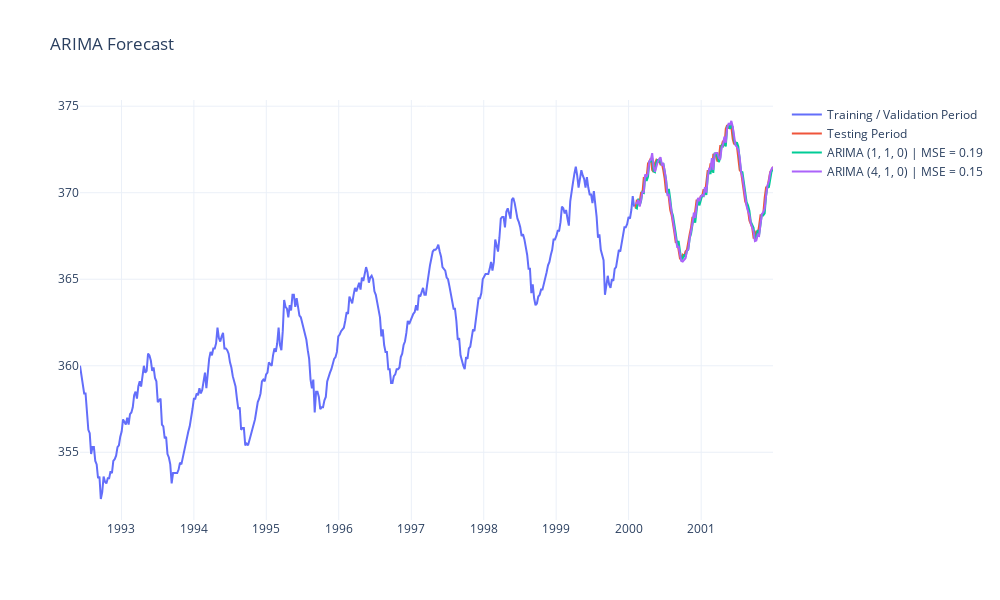

Source (notebook cell):
### Markdown cell above
### ARIMA Modeling

ARIMA (AutoRegressive Integrated Moving Average) is a popular time series model that combines autoregressive and moving average components. The ARIMA model is specified by three parameters: `p`, `d`, and `q`. The `p` parameter is the autoregressive order, the `d` parameter is the differencing order, and the `q` parameter is the moving average order.

### Code cell
from time_series import walk_forward_validation_arima, mse

# print (train['co2'])
# print(test['co2'])
arima_1_1_0_predictions = walk_forward_validation_arima(train['co2'], test['co2'], order = (1, 1, 0))
arima_4_1_0_predictions = walk_forward_validation_arima(train['co2'], test['co2'], order = (4, 1, 0))

fig = go.Figure()
fig.add_trace(go.Scatter(x=train.index, y=train['co2'], mode='lines', name='Training / Validation Period'))
fig.add_trace(go.Scatter(x=test.index, y=test['co2'], mode='lines', name='Testing Period'))
fig.add_trace(go.Scatter(x=test.index, y=arima_1_1_0_predictions, mode='lines', name='ARIMA (1, 1, 0) | MSE = ' + str(round(mse(arima_1_1_0_predictions, test['co2']), 2))))
fig.add_trace(go.Scatter(x=test.index, y=arima_4_1_0_predictions, mode='lines', name='ARIMA (4, 1, 0) | MSE = ' + str(round(mse(arima_4_1_0_predictions, test['co2']), 2))))
fig.update_layout(height=600, width=1000, title_text="ARIMA Forecast", template='plotly_white')
fig.show()
